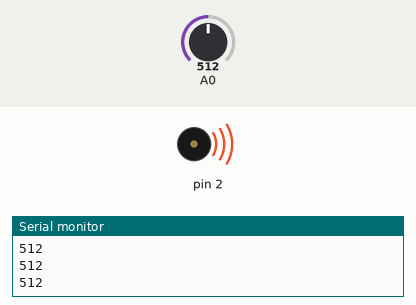
Simulated run of this sketch. Board: Arduino Uno, built with avr-gcc and run on an emulated ATmega328P. Parts: buzzer (waves = sounding), the last lines printed to the serial monitor. The test bench sets the inputs (shaded band); at power-on: A0 = 512.

Above: at 1.2 s.
1.3 s: A0 set to 491
At 2.4 s:
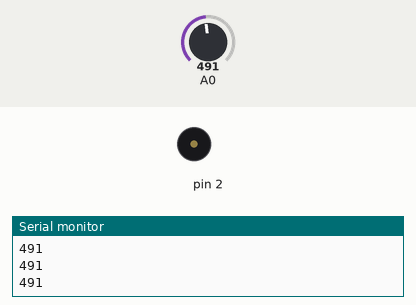
2.9 s: A0 set to 510
At 3.45 s:
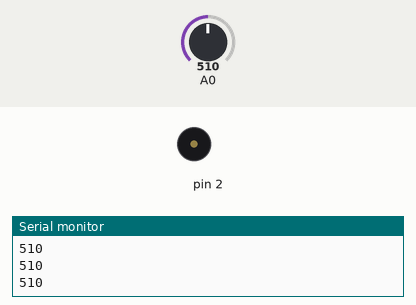
5.9 s: A0 set to 490
At 7.1 s:
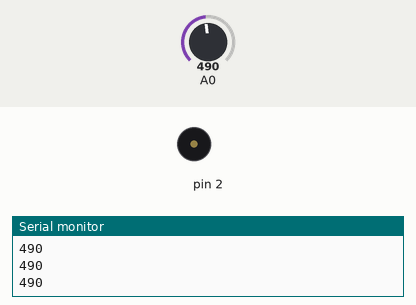
7.4 s: A0 set to 511
At 7.95 s:
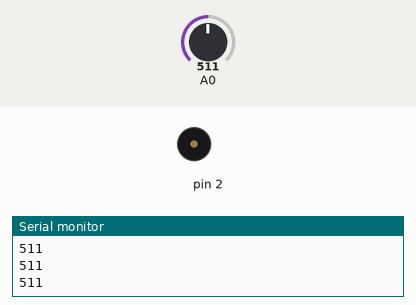
Timing chart, 0 to 11.4 s (numbered marks = the images above; inputs shaded):
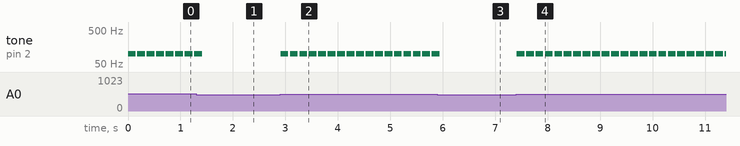

The sketch:

WaterSensor.ino
```cpp
void setup()
{
  pinMode(2, OUTPUT);
  pinMode(A0, INPUT);
  Serial.begin(9600);
}

void loop()
{
  int water = analogRead(A0);
  Serial.println(water);
  if (water > 500)
  {
    tone(2, 100);
    delay(150);
    noTone(2);
    delay(30);
  }
  else
  {
    noTone(2);
  }
}
```

Measured:
- the behaviour switches between 501 and 500 on A0 (found by bisection; images 0 and 1)
- after the input at 1.3 s, tone on pin 2: goes on until 1.4 s, then stays silent
- after the input at 2.9 s, tone on pin 2: alternates 100 Hz for 0.15 s and silent for 0.03 s, starting at once
- after the input at 5.9 s, tone on pin 2: goes on until 5.9 s, then stays silent
- after the input at 7.4 s, tone on pin 2: alternates 100 Hz for 0.15 s and silent for 0.03 s, starting at once
- by itself, tone on pin 2: alternates 100 Hz for 0.15 s and silent for 0.03 s
